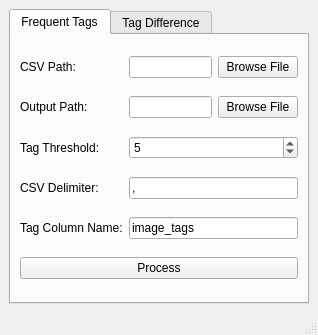
<?xml version="1.0" encoding="UTF-8"?>
<ui version="4.0">
 <class>TagAnalyser</class>
 <widget class="QMainWindow" name="TagAnalyser">
  <property name="geometry">
   <rect>
    <x>0</x>
    <y>0</y>
    <width>318</width>
    <height>323</height>
   </rect>
  </property>
  <property name="windowTitle">
   <string>Tags Analyser</string>
  </property>
  <widget class="QWidget" name="centralwidget">
   <layout class="QHBoxLayout" name="horizontalLayout">
    <item>
     <widget class="QTabWidget" name="tabWidget">
      <property name="currentIndex">
       <number>0</number>
      </property>
      <widget class="QWidget" name="tab_freq_tags">
       <attribute name="title">
        <string>Frequent Tags</string>
       </attribute>
       <layout class="QGridLayout" name="gridLayout">
        <item row="4" column="1" colspan="3">
         <widget class="QLineEdit" name="freq_tag_col_name">
          <property name="text">
           <string>image_tags</string>
          </property>
         </widget>
        </item>
        <item row="3" column="1" colspan="3">
         <widget class="QLineEdit" name="freq_csv_delimiter">
          <property name="text">
           <string>,</string>
          </property>
         </widget>
        </item>
        <item row="0" column="0">
         <widget class="QLabel" name="freq_csv_path_l">
          <property name="text">
           <string>CSV Path:</string>
          </property>
         </widget>
        </item>
        <item row="0" column="3">
         <widget class="QPushButton" name="freq_csv_path_browse">
          <property name="text">
           <string>Browse File</string>
          </property>
         </widget>
        </item>
        <item row="0" column="1" colspan="2">
         <widget class="QLineEdit" name="freq_csv_path"/>
        </item>
        <item row="1" column="3">
         <widget class="QPushButton" name="freq_output_csv_path_browse">
          <property name="text">
           <string>Browse File</string>
          </property>
         </widget>
        </item>
        <item row="1" column="0">
         <widget class="QLabel" name="freq_output_csv_path_l">
          <property name="text">
           <string>Output Path:</string>
          </property>
         </widget>
        </item>
        <item row="3" column="0">
         <widget class="QLabel" name="freq_csv_delimiter_l">
          <property name="text">
           <string>CSV Delimiter:</string>
          </property>
         </widget>
        </item>
        <item row="4" column="0">
         <widget class="QLabel" name="freq_tag_col_name_l">
          <property name="text">
           <string>Tag Column Name:</string>
          </property>
         </widget>
        </item>
        <item row="1" column="1" colspan="2">
         <widget class="QLineEdit" name="freq_output_csv_path"/>
        </item>
        <item row="2" column="0">
         <widget class="QLabel" name="freq_tag_threshold_l">
          <property name="text">
           <string>Tag Threshold:</string>
          </property>
         </widget>
        </item>
        <item row="2" column="1" colspan="3">
         <widget class="QSpinBox" name="freq_tag_threshold">
          <property name="value">
           <number>5</number>
          </property>
         </widget>
        </item>
        <item row="5" column="0" colspan="4">
         <widget class="QPushButton" name="freq_process_target">
          <property name="text">
           <string>Process</string>
          </property>
         </widget>
        </item>
       </layout>
      </widget>
      <widget class="QWidget" name="tab_tags_diff">
       <attribute name="title">
        <string>Tag Difference</string>
       </attribute>
       <layout class="QGridLayout" name="gridLayout_2">
        <item row="0" column="0">
         <widget class="QLabel" name="tag_diff_csv_path_l">
          <property name="text">
           <string>CSV Path:</string>
          </property>
         </widget>
        </item>
        <item row="3" column="0">
         <widget class="QLabel" name="tag_diff_file_dir_l">
          <property name="text">
           <string>Files Dir:</string>
          </property>
         </widget>
        </item>
        <item row="3" column="2">
         <widget class="QPushButton" name="tag_diff_file_dir_browse">
          <property name="text">
           <string>Browse Folder</string>
          </property>
         </widget>
        </item>
        <item row="6" column="0">
         <widget class="QLabel" name="tag_diff_image_id_col_name_l">
          <property name="text">
           <string>Image ID Col. Name:</string>
          </property>
         </widget>
        </item>
        <item row="2" column="1" colspan="2">
         <widget class="QLineEdit" name="tag_diff_csv_delimiter">
          <property name="text">
           <string>,</string>
          </property>
         </widget>
        </item>
        <item row="1" column="2">
         <widget class="QPushButton" name="tag_diff_output_csv_path_browse">
          <property name="text">
           <string>Browse File</string>
          </property>
         </widget>
        </item>
        <item row="1" column="0">
         <widget class="QLabel" name="tag_diff_output_csv_path_l">
          <property name="text">
           <string>Output Path:</string>
          </property>
         </widget>
        </item>
        <item row="3" column="1">
         <widget class="QLineEdit" name="tag_diff_file_dir"/>
        </item>
        <item row="0" column="1">
         <widget class="QLineEdit" name="tag_diff_csv_path"/>
        </item>
        <item row="5" column="0">
         <widget class="QLabel" name="tag_diff_file_format_string_l">
          <property name="text">
           <string>File Format String:</string>
          </property>
         </widget>
        </item>
        <item row="5" column="1" colspan="2">
         <widget class="QLineEdit" name="tag_diff_file_format_string"/>
        </item>
        <item row="6" column="1" colspan="2">
         <widget class="QLineEdit" name="tag_diff_image_id_col_name">
          <property name="text">
           <string>image_id</string>
          </property>
         </widget>
        </item>
        <item row="7" column="0">
         <widget class="QLabel" name="tag_diff_tag_threshold_l">
          <property name="text">
           <string>Tag Threshold:</string>
          </property>
         </widget>
        </item>
        <item row="0" column="2">
         <widget class="QPushButton" name="tag_diff_csv_path_browse">
          <property name="text">
           <string>Browse File</string>
          </property>
         </widget>
        </item>
        <item row="1" column="1">
         <widget class="QLineEdit" name="tag_diff_output_csv_path"/>
        </item>
        <item row="2" column="0">
         <widget class="QLabel" name="tag_diff_csv_delimiter_l">
          <property name="text">
           <string>CSV Delimiter:</string>
          </property>
         </widget>
        </item>
        <item row="8" column="0">
         <widget class="QLabel" name="tag_diff_tag_col_name_l">
          <property name="text">
           <string>Tags Column Name:</string>
          </property>
         </widget>
        </item>
        <item row="8" column="1" colspan="2">
         <widget class="QLineEdit" name="tag_diff_tag_col_name">
          <property name="text">
           <string>image_tags</string>
          </property>
         </widget>
        </item>
        <item row="9" column="0" colspan="3">
         <widget class="QPushButton" name="tag_diff_process_target">
          <property name="text">
           <string>Process</string>
          </property>
         </widget>
        </item>
        <item row="7" column="1" colspan="2">
         <widget class="QSpinBox" name="tag_diff_tag_threshold">
          <property name="value">
           <number>5</number>
          </property>
         </widget>
        </item>
       </layout>
      </widget>
     </widget>
    </item>
   </layout>
  </widget>
  <widget class="QStatusBar" name="statusbar"/>
 </widget>
 <resources/>
 <connections/>
</ui>
